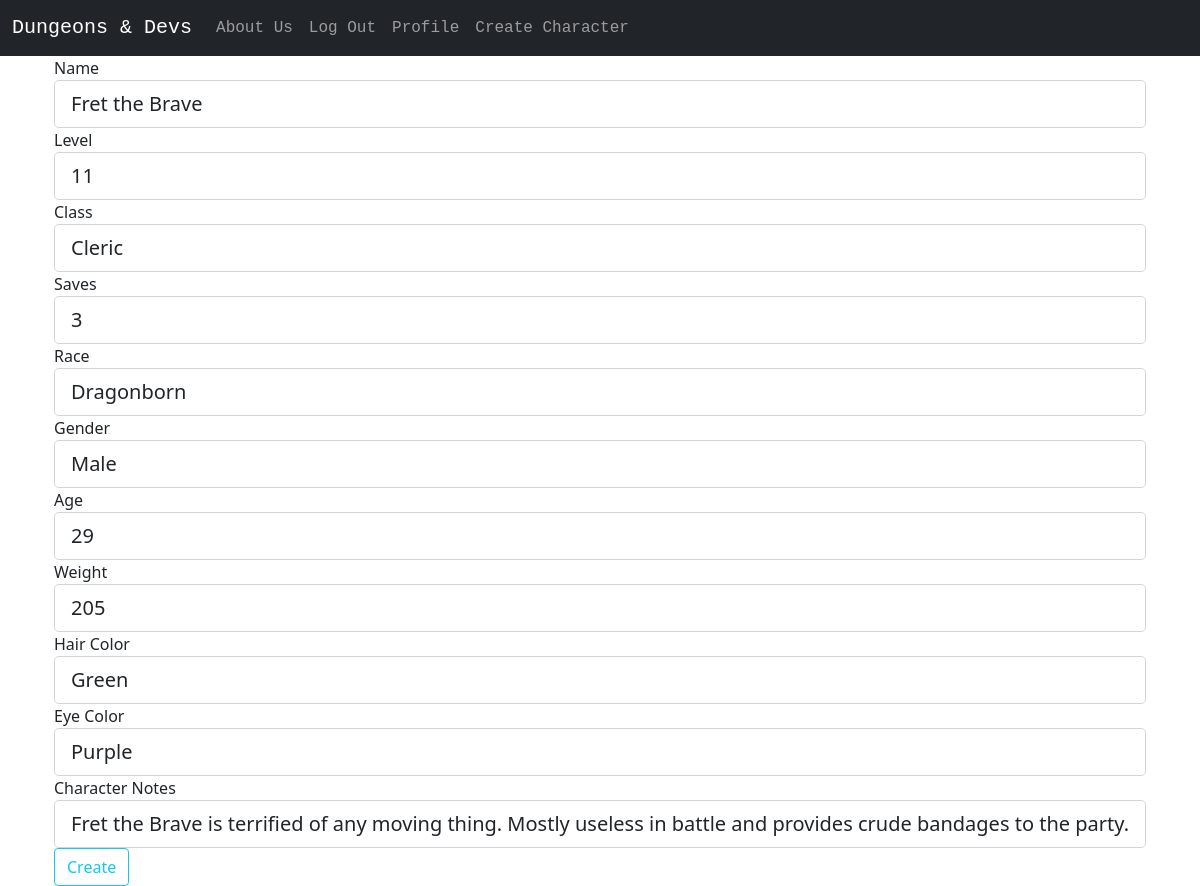
Page /10/update (signed in) on the committed database.
### dungeons_and_devs/models.py (models this page shows, shortened)
class Character(db.Model):#establishing TABLE DESIGN
    users = db.relationship(User)
    id = db.Column(db.Integer,primary_key=True)
    user_id = db.Column(db.Integer,db.ForeignKey('users.id'),nullable=False)#CONNECTS CHARACTER TO USER!!!!!!!
    name = db.Column(db.String(64),index=True,nullable=False)
    race = db.Column(db.String(64),index=True,nullable=False)
    gender = db.Column(db.String(25),index=True)
    level = db.Column(db.Integer,index=True)
    class_ = db.Column(db.String(25),index=True)
    age = db.Column(db.Integer,index=True)
    weight = db.Column(db.Integer,index=True)
    hair = db.Column(db.String(25),index=True)
    eyes = db.Column(db.String(25),index=True)
    saves = db.Column(db.Integer,index=True)
    notes = db.Column(db.String(255),index=True)

### dungeons_and_devs/posts/views.py (the view)
@characters.route('/<int:character_id>/update',methods=['GET','POST'])
@login_required
def update(character_id):
    character = Character.query.get_or_404(character_id)
    if character.owner != current_user:
        abort(403)
    form = CreateCharacterForm()
    if form.validate_on_submit():
        character.name=form.name.data
        character.level=form.level.data
        character.class_=form.class_.data
        character.saves=form.saves.data
        character.race=form.race.data
        character.gender=form.gender.data
        character.age=form.age.data
        character.weight=form.weight.data
        character.hair=form.hair.data
        character.eyes=form.eyes.data
        character.notes=form.notes.data
        db.session.commit()
        flash('Character Updated')
        return redirect(url_for('characters.character', character_id=character.id))
    elif request.method == 'GET':
        form.name.data = character.name
        form.level.data = character.level
        form.class_.data = character.class_
        form.saves.data = character.saves
        form.race.data = character.race
        form.gender.data = character.gender
        form.age.data = character.age
        form.weight.data = character.weight
        form.hair.data = character.hair
        form.eyes.data = character.eyes
        form.notes.data = character.notes
    return render_template('create_character.html',form=form)

### dungeons_and_devs/posts/forms.py
class CreateCharacterForm(FlaskForm):
    name = StringField('Name',validators=[DataRequired()])
    level = IntegerField('Level')
    class_ = StringField('Class')
    saves = IntegerField('Saves')
    race = StringField('Race',validators=[DataRequired()])
    gender = StringField('Gender')
    age = IntegerField('Age')
    weight = IntegerField('Weight')
    hair = StringField('Hair Color')
    eyes = StringField('Eye Color')
    notes = StringField('Character Notes')
    submit = SubmitField("Create")

### dungeons_and_devs/models.py (called while the page is built)
@login_manager.user_loader#allows for user authentication in templates(html pages)
def load_user(user_id):
    return User.query.get(user_id)

### dungeons_and_devs/templates/create_character.html (shortened to what this page needs)
{% extends "base.html" %}
{% block content %}
  <div class="container">
    <form class="form-group" method="POST">
      <div class="form-group">
        {{form.name.label(class="form-control-label")}}
        {{form.name(class="form-control form-control-lg")}}
      </div>
      <div class="form-group">
        {{form.level.label(class="form-control-label")}}
        {{form.level(class="form-control form-control-lg")}}
      </div>
      <div class="form-group">
        {{form.class_.label(class="form-control-label")}}
        {{form.class_(class="form-control form-control-lg")}}
      </div>
      <div class="form-group">
        {{form.saves.label(class="form-control-label")}}
        {{form.saves(class="form-control form-control-lg")}}
      </div>
      <div class="form-group">
        {{form.race.label(class="form-control-label")}}
        {{form.race(class="form-control form-control-lg")}}
      </div>
      <div class="form-group">
        {{form.gender.label(class="form-control-label")}}
        {{form.gender(class="form-control form-control-lg")}}
      </div>
      <div class="form-group">
        {{form.age.label(class="form-control-label")}}
        {{form.age(class="form-control form-control-lg")}}
      </div>
      <div class="form-group">
        {{form.weight.label(class="form-control-label")}}
        {{form.weight(class="form-control form-control-lg")}}
      </div>
      <div class="form-group">
        {{form.hair.label(class="form-control-label")}}
        {{form.hair(class="form-control form-control-lg")}}
      </div>
      <div class="form-group">
        {{form.eyes.label(class="form-control-label")}}
        {{form.eyes(class="form-control form-control-lg")}}
      </div>
      <div class="form-group">
        {{form.notes.label(class="form-control-label")}}
        {{form.notes(class="form-control form-control-lg")}}
      </div>
      <div class="form-group">
        {{form.submit(class="btn btn-outline-info")}}
      </div>
    </form>
  </div>
{% endblock %}

### dungeons_and_devs/templates/style.css (style rules this page uses)
body { background-color: rgb(191, 214, 255); }

### rows in the picture
Character: name "Fret the Brave", level "11", class_ "Cleric", saves "3", race "Dragonborn", gender "Male", age "29", weight "205", hair "Green", eyes "Purple", notes "Fret the Brave is terrified of any moving thing. Mostly useless in battle and provides crude bandages to the party."
